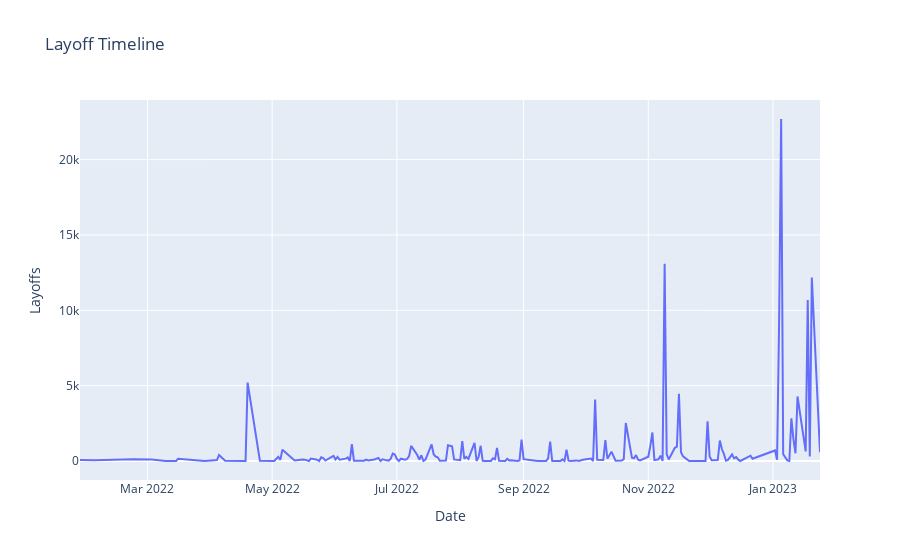

Notebook source saved alongside this figure:
### Markdown cell above
## Layoff Trendline

### Code cell
#summing the layoffs by day
by_day = df.groupby('Date')[['total_layoffs']].sum()

#graphing code
px.line(by_day,x=by_day.index,y=by_day.total_layoffs,
    title = 'Layoff Timeline',
    labels = {
        'total_layoffs':'Layoffs'
    })

### Figure 1 — Plotly figure (JSON) as saved in the notebook; plotly's stock layout.template omitted (floating-point values rounded to 4 significant figures; data arrays with more than 128 entries replaced by an {"elided": "..."} marker saying what was removed)
{"data": [{"hovertemplate": "Date=%{x}<br>Layoffs=%{y}<extra></extra>", "legendgroup": "", "line": {"color": "#636efa", "dash": "solid"}, "marker": {"symbol": "circle"}, "mode": "lines", "name": "", "orientation": "v", "showlegend": false, "type": "scatter", "x": {"elided": "187 str values"}, "xaxis": "x", "y": {"elided": "187 int values"}, "yaxis": "y"}], "layout": {"legend": {"tracegroupgap": 0}, "title": {"text": "Layoff Timeline"}, "xaxis": {"anchor": "y", "domain": [0, 1], "title": {"text": "Date"}}, "yaxis": {"anchor": "x", "domain": [0, 1], "title": {"text": "Layoffs"}}}}
